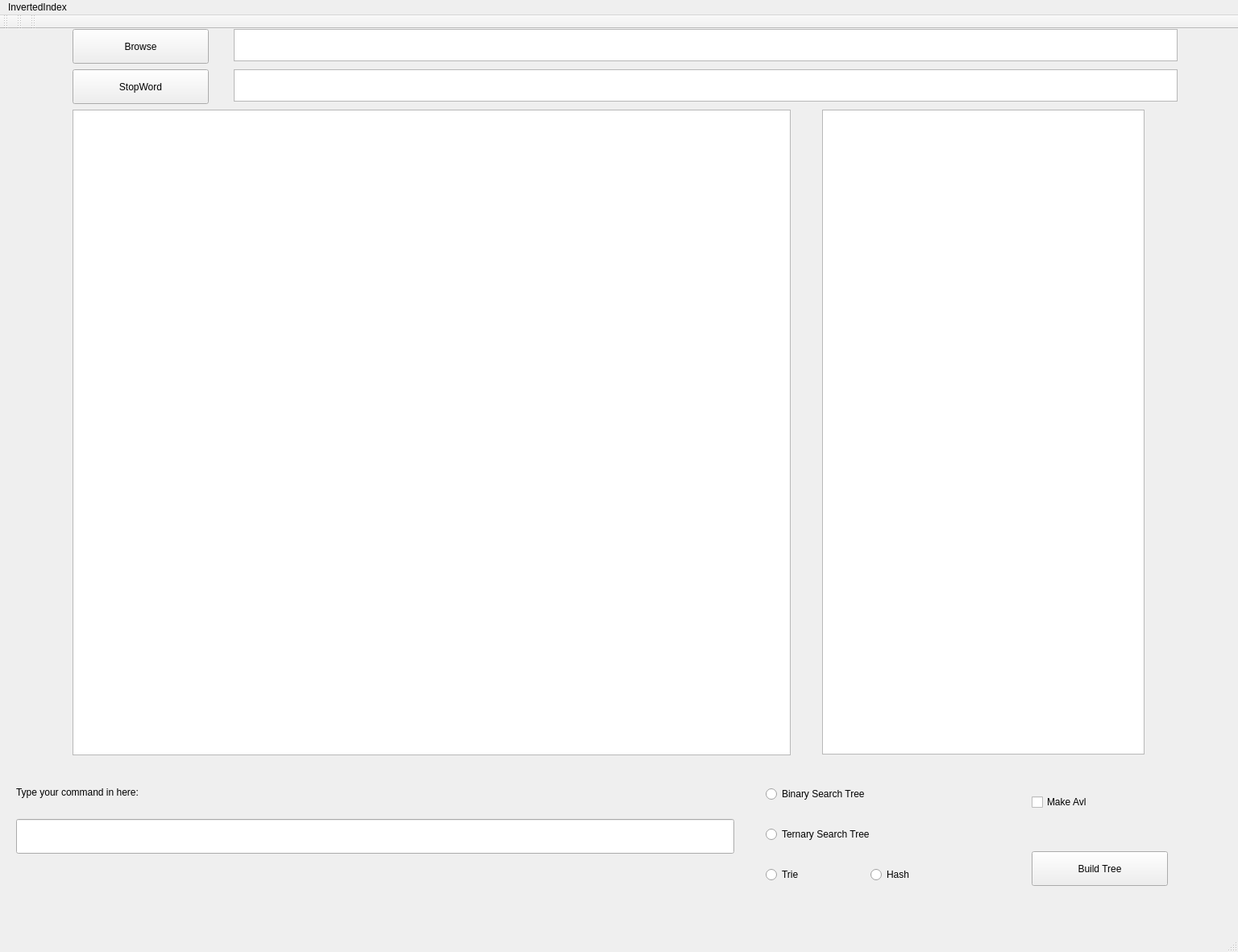
<?xml version="1.0" encoding="UTF-8"?>
<ui version="4.0">
 <class>MainWindow</class>
 <widget class="QMainWindow" name="MainWindow">
  <property name="geometry">
   <rect>
    <x>0</x>
    <y>0</y>
    <width>1536</width>
    <height>1181</height>
   </rect>
  </property>
  <property name="windowTitle">
   <string>MainWindow</string>
  </property>
  <widget class="QWidget" name="centralWidget">
   <widget class="QTextEdit" name="DirectoryA">
    <property name="geometry">
     <rect>
      <x>290</x>
      <y>0</y>
      <width>1171</width>
      <height>40</height>
     </rect>
    </property>
   </widget>
   <widget class="QPushButton" name="BrowseB">
    <property name="geometry">
     <rect>
      <x>90</x>
      <y>0</y>
      <width>169</width>
      <height>43</height>
     </rect>
    </property>
    <property name="text">
     <string>Browse</string>
    </property>
   </widget>
   <widget class="QRadioButton" name="bstRB">
    <property name="geometry">
     <rect>
      <x>950</x>
      <y>930</y>
      <width>271</width>
      <height>38</height>
     </rect>
    </property>
    <property name="text">
     <string>Binary Search Tree</string>
    </property>
   </widget>
   <widget class="QRadioButton" name="tstRB">
    <property name="geometry">
     <rect>
      <x>950</x>
      <y>980</y>
      <width>301</width>
      <height>38</height>
     </rect>
    </property>
    <property name="text">
     <string>Ternary Search Tree</string>
    </property>
   </widget>
   <widget class="QRadioButton" name="tRB">
    <property name="geometry">
     <rect>
      <x>950</x>
      <y>1030</y>
      <width>197</width>
      <height>38</height>
     </rect>
    </property>
    <property name="text">
     <string>Trie</string>
    </property>
   </widget>
   <widget class="QListView" name="listView">
    <property name="geometry">
     <rect>
      <x>1020</x>
      <y>100</y>
      <width>400</width>
      <height>800</height>
     </rect>
    </property>
   </widget>
   <widget class="QPushButton" name="StopWordB">
    <property name="geometry">
     <rect>
      <x>90</x>
      <y>50</y>
      <width>169</width>
      <height>43</height>
     </rect>
    </property>
    <property name="text">
     <string>StopWord</string>
    </property>
   </widget>
   <widget class="QTextEdit" name="StopWordA">
    <property name="geometry">
     <rect>
      <x>290</x>
      <y>50</y>
      <width>1171</width>
      <height>40</height>
     </rect>
    </property>
   </widget>
   <widget class="QPlainTextEdit" name="cmd">
    <property name="geometry">
     <rect>
      <x>90</x>
      <y>100</y>
      <width>891</width>
      <height>801</height>
     </rect>
    </property>
   </widget>
   <widget class="QLineEdit" name="cmdInput">
    <property name="geometry">
     <rect>
      <x>20</x>
      <y>980</y>
      <width>891</width>
      <height>43</height>
     </rect>
    </property>
   </widget>
   <widget class="QLabel" name="label">
    <property name="geometry">
     <rect>
      <x>20</x>
      <y>930</y>
      <width>771</width>
      <height>33</height>
     </rect>
    </property>
    <property name="text">
     <string>Type your command in here:</string>
    </property>
   </widget>
   <widget class="QPushButton" name="pushButton">
    <property name="geometry">
     <rect>
      <x>1280</x>
      <y>1020</y>
      <width>169</width>
      <height>43</height>
     </rect>
    </property>
    <property name="text">
     <string>Build Tree</string>
    </property>
   </widget>
   <widget class="QCheckBox" name="avlCheck">
    <property name="geometry">
     <rect>
      <x>1280</x>
      <y>940</y>
      <width>160</width>
      <height>38</height>
     </rect>
    </property>
    <property name="text">
     <string>Make Avl</string>
    </property>
   </widget>
   <widget class="QRadioButton" name="hashRb">
    <property name="geometry">
     <rect>
      <x>1080</x>
      <y>1030</y>
      <width>197</width>
      <height>38</height>
     </rect>
    </property>
    <property name="text">
     <string>Hash</string>
    </property>
   </widget>
  </widget>
  <widget class="QMenuBar" name="menuBar">
   <property name="geometry">
    <rect>
     <x>0</x>
     <y>0</y>
     <width>1536</width>
     <height>46</height>
    </rect>
   </property>
   <widget class="QMenu" name="menuInvertedIndex">
    <property name="title">
     <string>InvertedIndex</string>
    </property>
   </widget>
   <addaction name="menuInvertedIndex"/>
  </widget>
  <widget class="QToolBar" name="mainToolBar">
   <attribute name="toolBarArea">
    <enum>TopToolBarArea</enum>
   </attribute>
   <attribute name="toolBarBreak">
    <bool>false</bool>
   </attribute>
  </widget>
  <widget class="QStatusBar" name="statusBar"/>
  <widget class="QToolBar" name="toolBar">
   <property name="windowTitle">
    <string>toolBar</string>
   </property>
   <attribute name="toolBarArea">
    <enum>TopToolBarArea</enum>
   </attribute>
   <attribute name="toolBarBreak">
    <bool>false</bool>
   </attribute>
  </widget>
  <widget class="QToolBar" name="toolBar_2">
   <property name="windowTitle">
    <string>toolBar_2</string>
   </property>
   <attribute name="toolBarArea">
    <enum>TopToolBarArea</enum>
   </attribute>
   <attribute name="toolBarBreak">
    <bool>false</bool>
   </attribute>
  </widget>
 </widget>
 <layoutdefault spacing="6" margin="11"/>
 <resources/>
 <connections/>
</ui>
